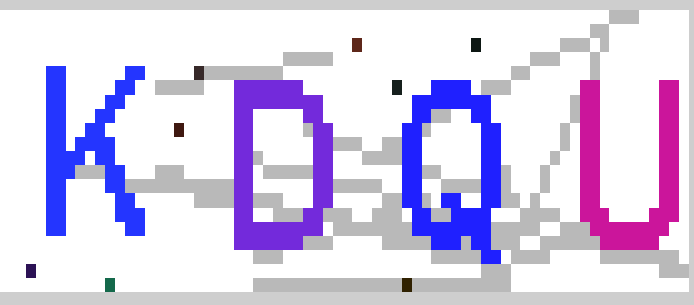
#> input picture week02/cap.jpg, 694 x 305 px
$ python captcha_pil.py
#> lines starting #> are read from the running program, lines starting #| are printed output that depends on the picture; after the words box and inside, x2 and y2 are one past the last pixel; in counts of white or black regions, pixels touching at a corner belong together
import requests
import os
from PIL import Image
import pytesseract

#下载图片
# session = requests.Session()
# img_url = 'https://ss1.bdstatic.com/70cFuXSh_Q1YnxGkpoWK1HF6hhy/it/u=1320441599,4127074888&fm=26&gp=0.jpg'
# user_agent = 'Mozilla/5.0 (Macintosh; Intel Mac OS X 10_15_5) AppleWebKit/537.36 (KHTML, like Gecko) Chrome/84.0.4147.105 Safari/537.36'
#
# headers = {
#     "User-Agent": user_agent
# }
#
# r = session.get(img_url, headers=headers)
#
# with open('cap.jpg','wb') as f:
#     f.write(r.content)

#打开并显示图片
cap = Image.open('cap.jpg')
#> cap is the input picture: PIL image 694x305 RGBA; mean R, G, B, A 215.3, 206.1, 235.1, 255
cap.show()

#灰度图片
gray = cap.convert('L')
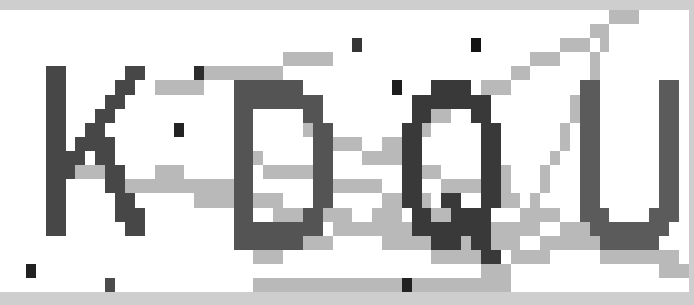
#> gray: PIL image 694x305 L; min 20, max 255, mean 212.1
gray.save('c_gray.jpg')
cap.close()

#二值化
threshold = 100
table = []

for i in range(256):
    if i<threshold:
        table.append(0)
    else:
        table.append(1)

out = gray.point(table, '1')
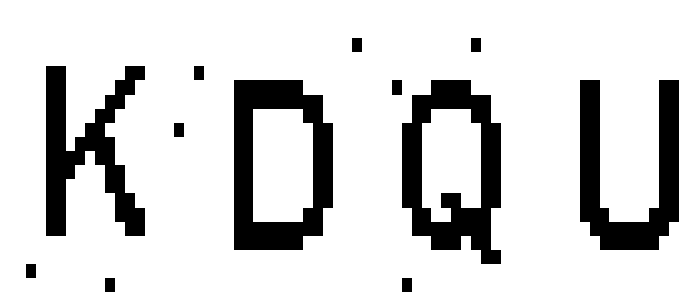
#> out: PIL image 694x305 1; 83.8% white; 12 black regions, largest, box (x1, y1, x2, y2) and area: (234, 80, 333, 250) 8900, (402, 80, 501, 264) 8864, (580, 80, 679, 250) 7878
out.save('c_th.jpg')

th = Image.open('c_th.jpg')
print(pytesseract.image_to_string(th, lang='chi_sim+eng'))
#> (this line was passed over: pytesseract is not available in this run)

# 各种语言识别库 https://github.com/tesseract-ocr/tessdata
# 放到 /usr/local/Cellar/tesseract/版本/share/tessdata

$ run again, with week02/beautiful.png saved as week02/cap.jpg
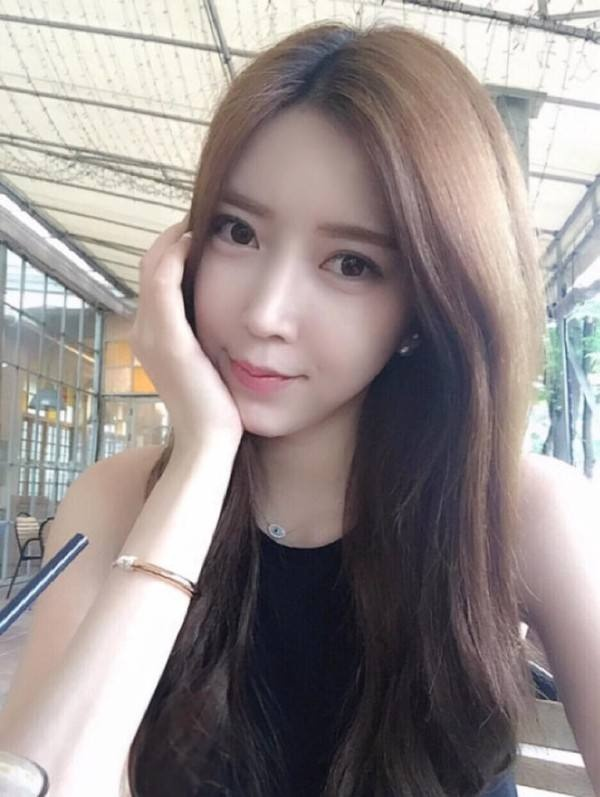
#> input picture week02/beautiful.png, 600 x 797 px
#> cap is the input picture: PIL image 600x797 RGB; mean R, G, B 150.6, 141.6, 140.5
#> `gray = cap.convert('L')`:
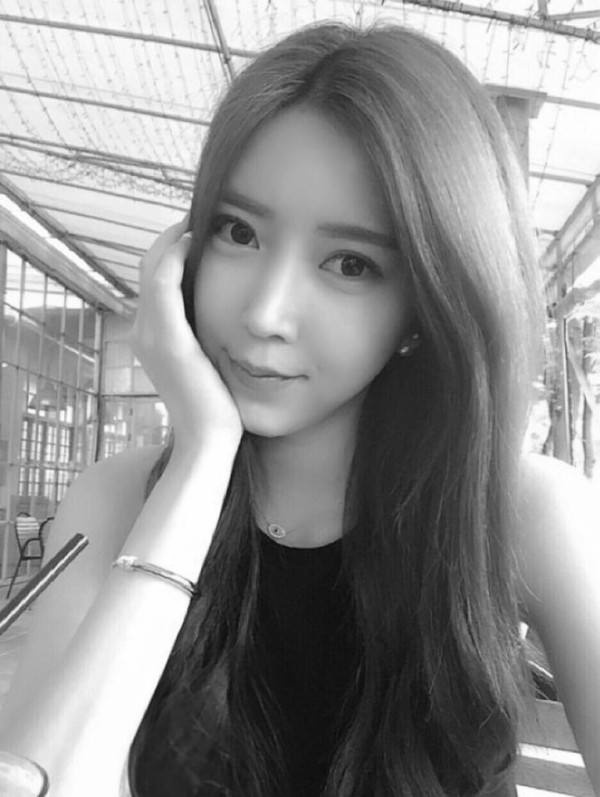
#> gray: PIL image 600x797 L; min 10, max 255, mean 144.2
#> `out = gray.point(table, '1')`:
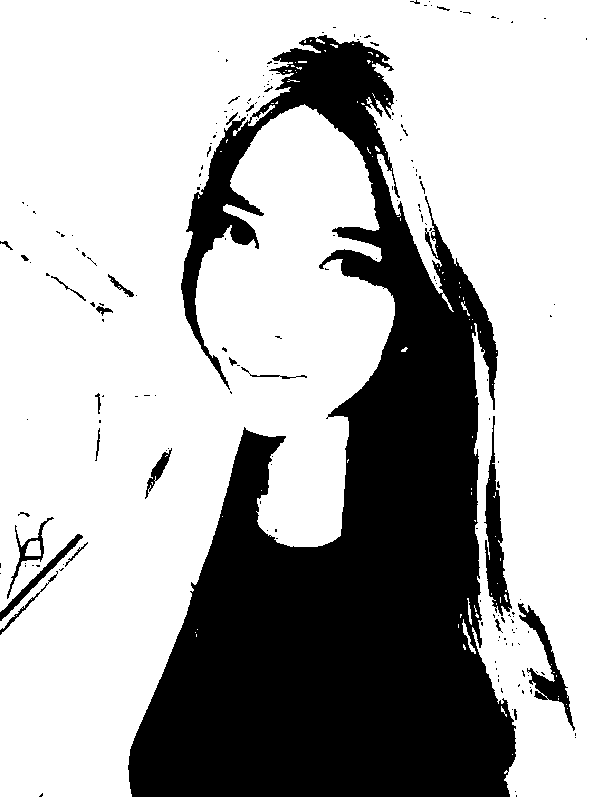
#> out: PIL image 600x797 1; 69.3% white; 189 black regions (165 under 20 px), largest, box (x1, y1, x2, y2) and area: (128, 35, 516, 797) 139863, (484, 416, 512, 616) 2179, (518, 603, 575, 731) 1579
